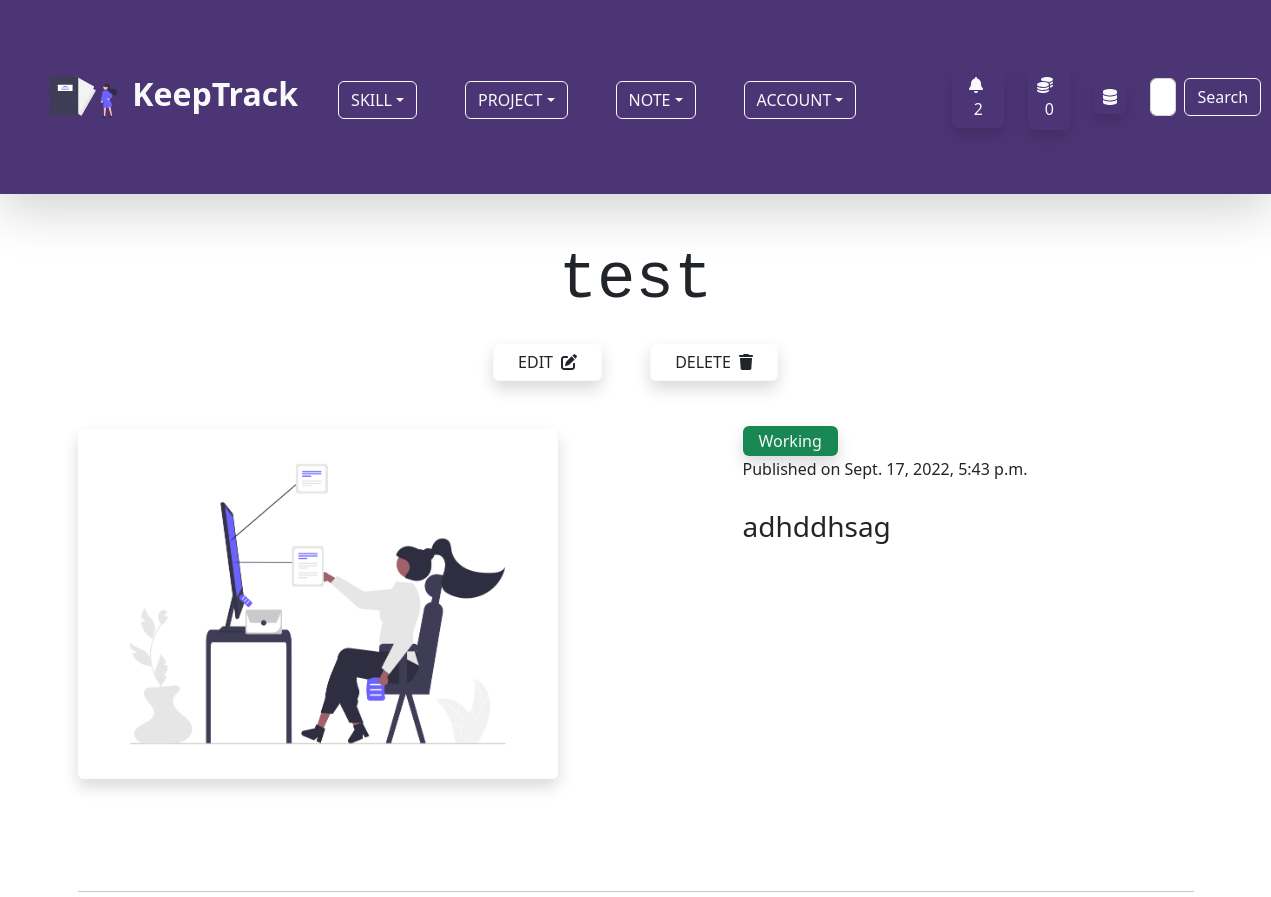
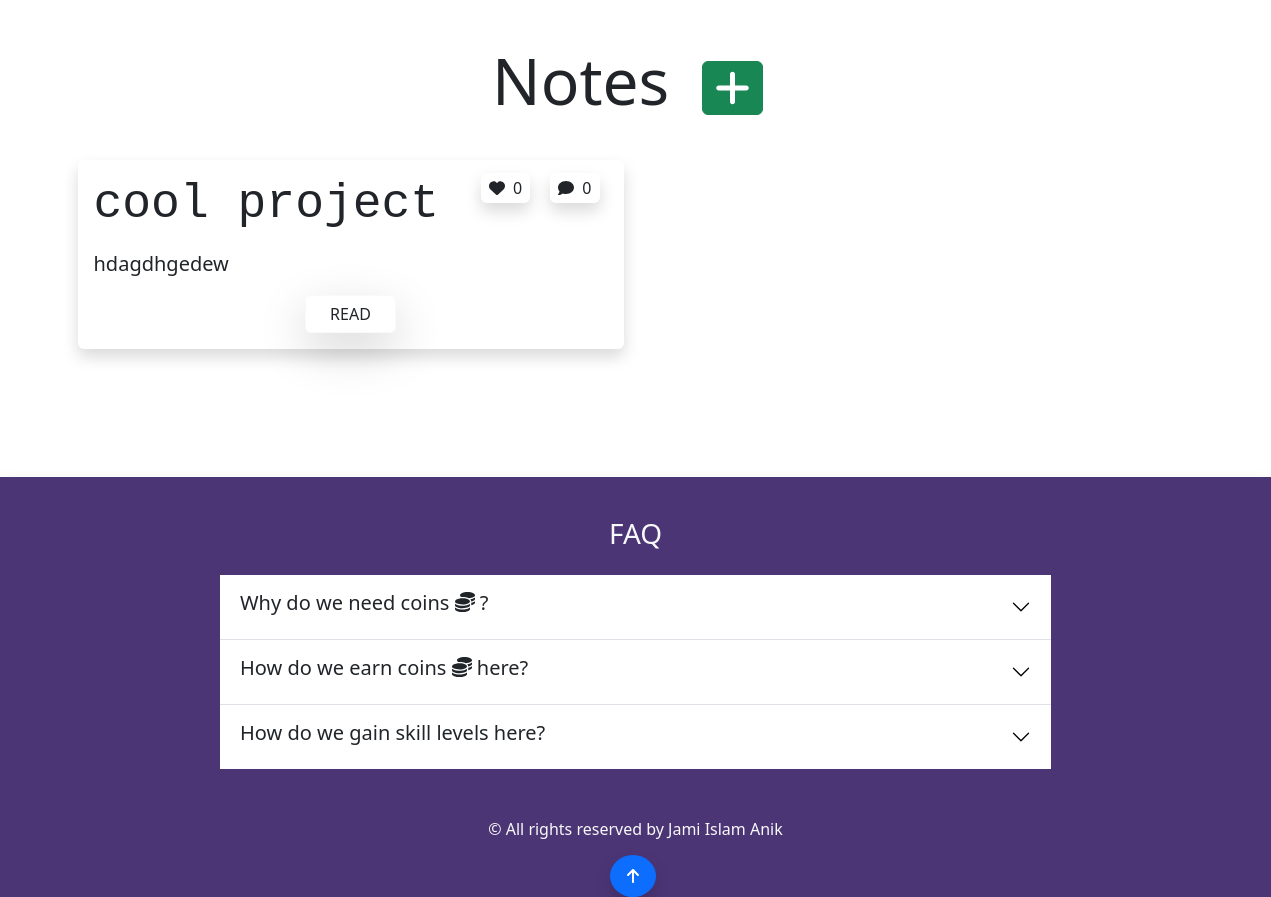
Page /project/single_project/13/ (signed in) on the earlier database version (2 pictures, top to bottom).
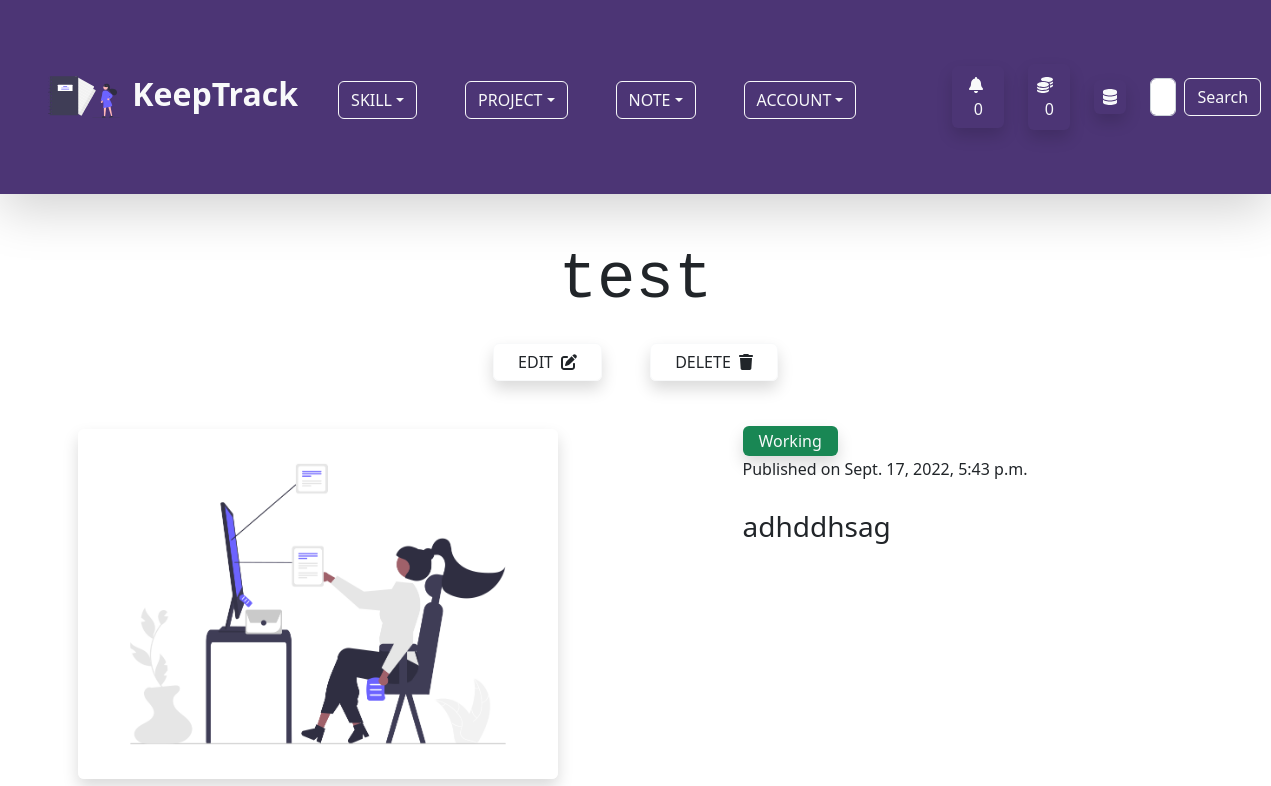
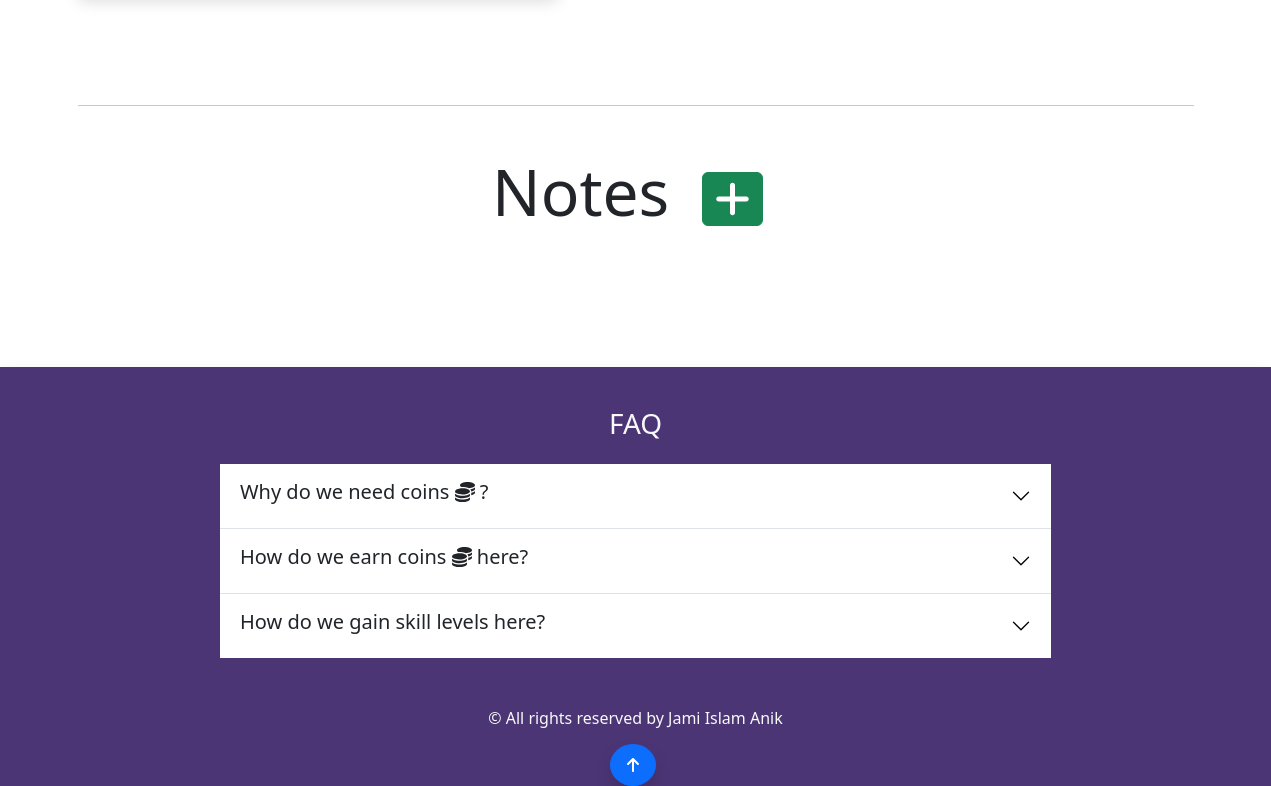
Same page on the later database version (2 pictures, top to bottom).
### account/models.py (models this page shows, shortened)
class Profile(models.Model):
    user = models.OneToOneField(User,on_delete=models.CASCADE,null=True,blank=True)
    profile_image = models.ImageField(null=True,blank=True,upload_to='keeptrack/images/',default = 'keeptrack/default_images/default_profile_i2ejjp.png')
    username = models.CharField(max_length=255)
    first_name = models.CharField(max_length=255,null=True,blank=True)
    last_name = models.CharField(max_length=255,null=True,blank=True)
    bio = models.TextField(max_length=2000,blank=True,null=True)
    email = models.EmailField(max_length=255,blank=True,null=True)
    portfolio_site = models.URLField(max_length=500,blank=True,null=True)
    facebook = models.URLField(max_length=2000,blank=True,null=True)
    linkedin = models.URLField(max_length=2000,blank=True,null=True)
    youtube = models.URLField(max_length=2000,blank=True,null=True)
    coin = models.IntegerField(default=100,null=True,blank=True)

### project/models.py (models this page shows, shortened)
class Project(models.Model):
    owner = models.ForeignKey(Profile, on_delete=models.CASCADE,null=True,blank=True)
    skill = GenericRelation(SkillObj)
    note = GenericRelation(Note)
    title = models.CharField(max_length = 255)
    description = models.TextField(max_length=500, null=True, blank=True)
    created_at = models.DateTimeField(auto_now_add=True)
    updated_at = models.DateTimeField(auto_now = True)
    live_link = models.URLField(blank=True, null=True, max_length=500)
    code_link = models.URLField(blank=True, null=True, max_length=500)
    project_state = models.BooleanField(default=False)
    project_image = models.ImageField(null=True, blank =True, upload_to='keeptrack/images/')

### note/models.py (models this page shows)
class Note(models.Model):
    comment = GenericRelation(Comment)
    like = GenericRelation(Like)
    content_type = models.ForeignKey(ContentType, null=True, on_delete=models.SET_NULL)
    object_id = models.IntegerField()
    content_object = GenericForeignKey()
    owner = models.ForeignKey(Profile,on_delete=models.CASCADE)
    note_image = models.ImageField(null=True, blank =True, upload_to='keeptrack/images/')
    title = models.CharField(max_length=255)
    body = models.TextField()
    created_at = models.DateTimeField(auto_now_add=True)
    class Meta:
        ordering = ['-created_at']

### project/views.py (the view)
# urls.py: path('single_project/<str:pk>/',views.single_project_page,name='single-project-page'),
@login_required(login_url='login-page')
def single_project_page(request,pk):
    project = Project.objects.get(pk=pk)
    if request.method == 'POST' and project.owner == request.user.profile:
        project.delete()
        messages.success(request, f"Your project {project.title} has been deleted.")
        return redirect('project-page')
    context = {
        'project':project,
    }
    return render(request,'project/single_project_page.html',context)

### project/templates/project/single_project_page.html (shortened to what this page needs)
{% extends 'base.html' %} {% load static %} {% block content %}
{% load static %}
<div class="container">
    <h3 class="display-3 text-center my-2 pb-3 font-monospace">{{ project.title }}</h3>
    {% if project.owner == user.profile %}
    <div class="d-flex align-items-center justify-content-center pb-5">
        <a href="{% url 'project-form-page-update' %}?page=update&id={{project.id}}"
            class="btn btn-outline-light px-4 mx-4 shadow text-dark">EDIT
            <span class="ps-1"><i class="fas fa-edit"></i></span>
        </a>
        <button class="btn btn-outline-light px-4 mx-4 shadow text-dark" data-bs-toggle="modal"
            data-bs-target="#modalVertical">DELETE
            <span class="ps-1"><i class="fas fa-trash"></i></span>
        </button>
    </div>
    {% endif %}
    <div class="row">
        <div class="col col-12 col-md-7">
            {% if project.project_image %}
            <img src="{{ project.project_image.url }}" class="img-fluid w-75 shadow rounded" id="project-image-h"
                alt="Project Image" />
            {% else %}
            <img src="{% static 'images/default_project.png' %}" class="img-fluid w-75 w-md-75 shadow rounded"
                id="project-image-h" alt="Project Image" />
            {% endif %}
            <div class="row py-4 my-4">
            </div>
        </div>
        <div class="col col-12 col-md-5">
            {% if project.project_state %}
            <span class="bg-success px-3 py-1 rounded shadow text-light">Completed</span>
            {% else %}
            <span class="bg-success  px-3 py-1 rounded shadow text-light">Working</span>
            {% endif %}
            <p class="my-1">Published on {{ project.created_at }}</p>
            {% if project.description %}
            <p class="lead fs-3 my-4">{{ project.description }}</p>
            {% else %}
            <p class="lead fs-3 my-4">Please add a description to the project.</p>
            {% endif %}
        </div>
    </div>
    {% if project.owner == user.profile %}
    <hr>
    <div class="my-5 rounded">
        <h3 class="display-3 text-center mb-4">Notes
            <a href="{% url 'note-form-page' project.id %}?object=project" class="mx-3 btn btn-success fs-5"><i
                    class="fas fa-plus fa-2xl"></i></a>
        </h3>
        <div class="row my-2">
            {% for note in project.note.all %}
            <div class="col-12 col-md-6 my-3">
                <div class="rounded shadow p-3">
                    <h5 class="display-5 font-monospace d-inline-block">{{ note.title }}</h5>
                    <div class="text-center d-inline-block float-end">
                        <span class="rounded px-2 py-1 mx-2 shadow"><i class="fas fa-heart pe-2"></i>{{ note.like.count }}</span>
                        <span class="rounded px-2 py-1 mx-2 shadow"><i class="fas fa-comment pe-2"></i>{{ note.comment.count }}</span>
                    </div>
                    <p class="lead my-2">{{ note.body|slice:"100" }}</p>
                    <div class="text-center"><a href="{% url 'single-note-page' note.id %}"
                            class="btn btn-outline-light mt-2 px-4 shadow-lg text-dark">READ</a></div>
                </div>
            </div>
            {% endfor %}
        </div>
    </div>
    {% endif %}
</div>
{% endblock %}

### templates/base.html (shortened to what this page needs)
{% load static %}
<!DOCTYPE html>
<html lang="en">
<head>
    <link rel="stylesheet" href="{% static 'css/all.css' %}">
    <link rel="stylesheet" href="{% static 'css/app.css' %}">
    <link rel="stylesheet" href="{% static 'css/bootstrap.min.css' %}">
</head>
<body class="position-relative">
    <a href="#top" class="btn btn-primary shadow py-2 px-3 position-fixed bottom-0 rounded-circle" style="z-index: 100;left:48%;"><i class="fas fa-arrow-up"></i></a>
    {% include 'navbar.html' %}
    {% block content %}
    {% endblock %}
    <footer class=" py-4 shadow" id="custom-bg" style="margin-top: 7rem;">
        <div class="container p-3">
            <h3 class="mb-4 text-center text-light">FAQ</h3>
          <div class="accordion accordion-flush w-75 mx-auto" id="accordionFlushExample">
            <div class="accordion-item">
              <h2 class="accordion-header" id="flush-headingOne">
                <button class="accordion-button collapsed" type="button" data-bs-toggle="collapse" data-bs-target="#flush-collapseOne" aria-expanded="false" aria-controls="flush-collapseOne">
                  <h5>Why do we need coins <i class="fas fa-coins"></i> ?</h5>
                </button>
              </h2>
            </div>
            <div class="accordion-item">
              <h2 class="accordion-header" id="flush-headingTwo">
                <button class="accordion-button collapsed" type="button" data-bs-toggle="collapse" data-bs-target="#flush-collapseTwo" aria-expanded="false" aria-controls="flush-collapseTwo">
                  <h5>How do we earn coins <i class="fas fa-coins"></i> here?</h5>
                </button>
              </h2>
            </div>
            <div class="accordion-item">
              <h2 class="accordion-header" id="flush-headingThree">
                <button class="accordion-button collapsed" type="button" data-bs-toggle="collapse" data-bs-target="#flush-collapseThree" aria-expanded="false" aria-controls="flush-collapseThree">
                  <h5>How do we gain skill levels here?</h5>
                </button>
              </h2>
            </div>
          </div>
          <p class="text-center text-light mt-5 mb-3">© All rights reserved by Jami Islam Anik</p>
        </div>
      </footer>
</body>
</html>

### templates/navbar.html (shortened to what this page needs)
{% load static %}
<nav class="navbar navbar-expand-lg navbar-light mb-5 shadow-lg" id="custom-bg">
  <div class="container-fluid p-3 p-md-5">
    <a class="navbar-brand fs-2 text-light fw-bold" href="{% url 'home-page' %}">
      <img src="{% static 'svg/undraw_personal_notebook_re_d7dc.svg' %}" alt="icon" class="me-1 bg-transparent"
        width="72" height="72">
      KeepTrack
    </a>
    <div class="collapse navbar-collapse" id="navbarSupportedContent">
      <ul class="navbar-nav me-auto mb-2 mb-lg-0 px-4 fs-3">
        {% if user.is_authenticated %}
        <li class="nav-item dropdown me-5 mb-3 mb-md-0">
          <button class="btn btn-outline-light dropdown-toggle text-uppercase" id="navbarWithDropdown"
            data-bs-toggle="dropdown" role="button" aria-expanded="false">Skill</button>
        </li>
        <li class="nav-item dropdown me-5 mb-3 mb-md-0">
          <button class="btn btn-outline-light dropdown-toggle text-uppercase" id="navbarWithDropdown"
            data-bs-toggle="dropdown" role="button" aria-expanded="false">Project</button>
        </li>
        <li class="nav-item dropdown me-5 mb-3 mb-md-0">
          <button class="btn btn-outline-light dropdown-toggle text-uppercase" id="navbarWithDropdown"
            data-bs-toggle="dropdown" role="button" aria-expanded="false">Note</button>
        </li>
        {% endif %}
        <li class="nav-item dropdown me-5 mb-3 mb-md-0">
          <button class="btn btn-outline-light dropdown-toggle text-uppercase" id="navbarWithDropdown"
            data-bs-toggle="dropdown" role="button" aria-expanded="false">Account</button>
        </li>
      </ul>
      {% if user.is_authenticated %}
      <button class="btn mx-4 shadow text-light" data-bs-toggle="modal"
                    data-bs-target="#notificationModal"><span class="ps-1"><i class="fas fa-bell fa-bounce pe-2"></i>
                      {{ user.profile.notification_set.count }}
                    </span>
                </button>
      <a href="{% url 'note-page' %}" class="btn text-light p-2 me-4 shadow rounded my-2"><i class="fas fa-coins fa-bounce pe-2"></i>{{ user.profile.coin }} </a>
      {% if user.is_superuser %}
      <a href="{% url 'dashboard' %}" class="btn text-light p-1 px-2 me-4 shadow rounded my-2"><i class="fas fa-database fa-bounce"></i></a>
      {% endif %}
      {% endif %}
      <form class="d-flex my-2" method="POST" action="{% url 'home-page' %}">
        <input class="form-control me-2" type="search" placeholder="Search Users by username..." aria-label="Search" name="searched">
        <button class="btn btn-outline-light" type="submit">Search</button>
      </form>
    </div>
  </div>
</nav>

### static/css/app.css (style rules this page uses)
#custom-bg { background-color: #4C3575; }
#project-image-h { height: 350px; }

Differences in the rows shown:
removed Note: title "cool project", like.count "0", comment.count "0", body "hdagdhgedew"
Other differences:
{{ user.profile.notification_set.count }}: "2" → "0"
